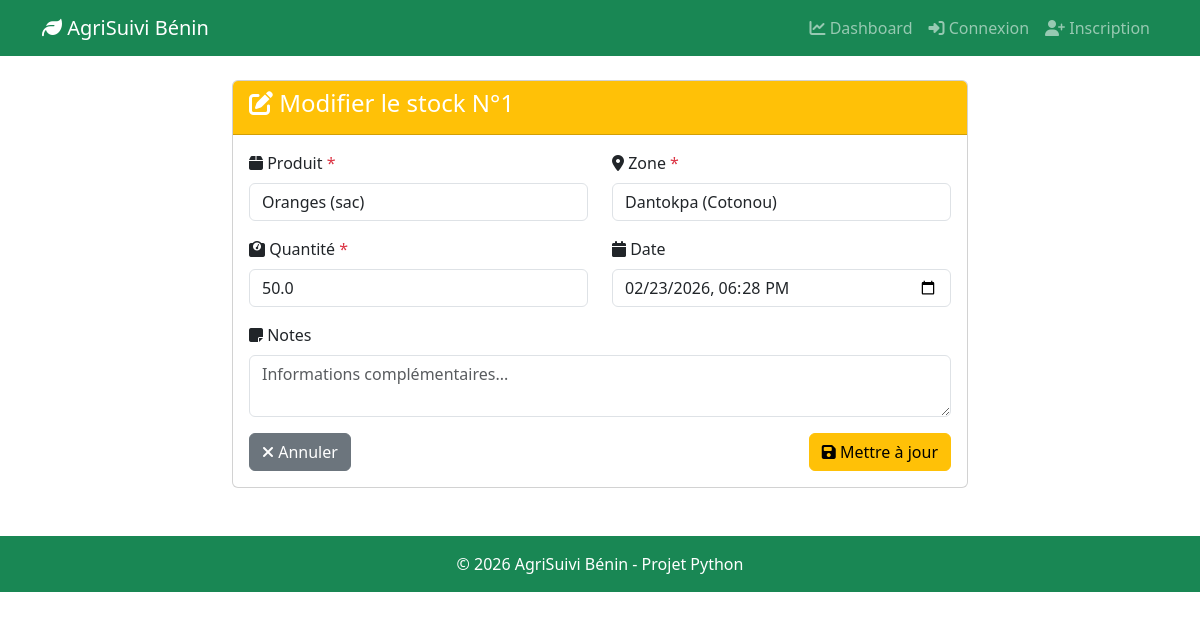
The app's page /stocks/edit/1 (signed in) with its own data.
### models.py (models this page shows)
class Stock(Base):
    __tablename__ = "stocks"
    id = Column(Integer, primary_key=True, index=True)
    product_id = Column(Integer, ForeignKey("products.id"))
    zone_id = Column(Integer, ForeignKey("zones.id"))
    quantity = Column(Float)
    date = Column(DateTime, default=datetime.now)
    notes = Column(Text, nullable=True)
    created_by = Column(Integer, ForeignKey("users.id"), nullable=True)
    product = relationship("Product", back_populates="stocks")
    zone = relationship("Zone", back_populates="stocks")
    creator = relationship("User")

class Product(Base):
    __tablename__ = "products"
    id = Column(Integer, primary_key=True, index=True)
    name = Column(String(100), index=True)
    category = Column(String(50))
    unit = Column(String(20))
    description = Column(Text, nullable=True)
    created_at = Column(DateTime, default=datetime.now)
    created_by = Column(Integer, ForeignKey("users.id"), nullable=True)
    stocks = relationship("Stock", back_populates="product")
    prices = relationship("Price", back_populates="product")
    creator = relationship("User")

class Zone(Base):
    __tablename__ = "zones"
    id = Column(Integer, primary_key=True, index=True)
    name = Column(String(100), index=True)
    type = Column(String(50))
    department = Column(String(50))
    city = Column(String(100))
    created_at = Column(DateTime, default=datetime.now)
    stocks = relationship("Stock", back_populates="zone")
    prices = relationship("Price", back_populates="zone")

### main.py (the view)
@app.get("/stocks/edit/{stock_id}")
async def edit_stock_form(request: Request, stock_id: int, db: Session = Depends(get_db)):
    user = getattr(request.state, 'user', None)
    if not user:
        return RedirectResponse(url="/login", status_code=303)
    stock = db.query(models.Stock).filter(models.Stock.id == stock_id).first()
    if not stock:
        return RedirectResponse(url="/stocks", status_code=303)
    products = db.query(models.Product).order_by(models.Product.name).all()
    zones = db.query(models.Zone).order_by(models.Zone.name).all()
    return templates.TemplateResponse(
        "stocks/edit.html",
        {
            "request": request,
            "stock": stock,
            "products": products,
            "zones": zones
        }
    )

### templates/stocks/edit.html (shortened to what this page needs)
{% extends "base.html" %}
{% block content %}
<div class="row justify-content-center">
    <div class="col-md-8">
        <div class="card">
            <div class="card-header bg-warning text-white">
                <h4><i class="fas fa-edit"></i> Modifier le stock N°{{ stock.id }}</h4>
            </div>
            <div class="card-body">
                <form method="post" id="stockForm" onsubmit="return validateForm()">
                    <div class="row">
                        <div class="col-md-6 mb-3">
                            <label for="product_id" class="form-label">
                                <i class="fas fa-box"></i> Produit <span class="text-danger">*</span>
                            </label>
                            <select class="form-control" id="product_id" name="product_id" required>
                                {% for product in products %}
                                <option value="{{ product.id }}"
                                    {% if product.id == stock.product_id %}selected{% endif %}>
                                    {{ product.name }} ({{ product.unit }})
                                </option>
                                {% endfor %}
                            </select>
                        </div>
                        <div class="col-md-6 mb-3">
                            <label for="zone_id" class="form-label">
                                <i class="fas fa-map-marker-alt"></i> Zone <span class="text-danger">*</span>
                            </label>
                            <select class="form-control" id="zone_id" name="zone_id" required>
                                {% for zone in zones %}
                                <option value="{{ zone.id }}"
                                    {% if zone.id == stock.zone_id %}selected{% endif %}>
                                    {{ zone.name }} ({{ zone.city }})
                                </option>
                                {% endfor %}
                            </select>
                        </div>
                    </div>
                    <div class="row">
                        <div class="col-md-6 mb-3">
                            <label for="quantity" class="form-label">
                                <i class="fas fa-weight"></i> Quantité <span class="text-danger">*</span>
                            </label>
                            <input type="number" step="0.01" min="0" class="form-control"
                                   id="quantity" name="quantity"
                                   value="{{ stock.quantity }}"
                                   placeholder="Ex: 1500.50" required>
                        </div>
                        <div class="col-md-6 mb-3">
                            <label for="date" class="form-label">
                                <i class="fas fa-calendar"></i> Date
                            </label>
                            <input type="datetime-local" class="form-control"
                                   id="date" name="date"
                                   value="{{ stock.date.strftime('%Y-%m-%dT%H:%M') if stock.date else '' }}">
                        </div>
                    </div>
                    <div class="mb-3">
                        <label for="notes" class="form-label">
                            <i class="fas fa-sticky-note"></i> Notes
                        </label>
                        <textarea class="form-control" id="notes" name="notes"
                                  rows="2" placeholder="Informations complémentaires...">{{ stock.notes or '' }}</textarea>
                    </div>
                    <div class="d-flex justify-content-between">
                        <a href="/stocks" class="btn btn-secondary">
                            <i class="fas fa-times"></i> Annuler
                        </a>
                        <button type="submit" class="btn btn-warning">
                            <i class="fas fa-save"></i> Mettre à jour
                        </button>
                    </div>
                </form>
            </div>
        </div>
    </div>
</div>
{% endblock %}

### records on screen
Stock: id "1", product_id "Oranges (sac)", zone_id "Dantokpa (Cotonou)", quantity "50.0", date "02/23/2026 18:28"
